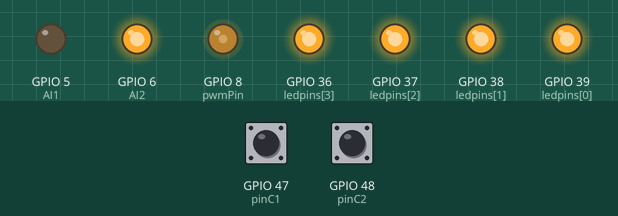
Recording of a program running on a simulated ESP32-S3. Shown: output pins drawn as LEDs (lit = HIGH). The test bench sets the inputs (shaded band); at power-on: GPIO 47 (pinC1) HIGH, GPIO 48 (pinC2) HIGH. What the program prints to the serial monitor is not drawn.

Above: at 0.1 s.
Timing chart, 0 to 1.6 s (numbered marks = the images above):
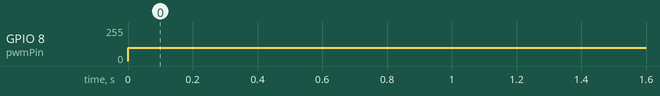

The program:

main.cpp
```cpp
#include <Arduino.h>
#include <Wire.h>
#include <esp32-hal-ledc.h>

// put function declarations here:
int AI1 = 5; // GPIO pin for AI1 (pin 5)
int AI2 = 6; // GPIO pin for AI2 (pin 6)
int pwmPin = 8; // GPIO pin for PWM (pin 12)
int pwmChannel = 0;  // LEDC channel (0-15)
int pwmFreq = 20000; // Frequency in Hz
int pwmResolution = 8; // Resolution in bits (0-255 for 8 bit res)
int pinC1 = 47; // GPIO pin for encoder channel 1
int pinC2 = 48; // GPIO pin for encoder channel 2
int prevState = 0;
int encoderPosition = 0; // Position of the encoder

int ledpins[] = {39, 38, 37, 36}; // GPIO pins for LEDs (pins 39, 38, 37, 36)

// Quadrature transition table: index = (prevState << 2) | state
// +1 = clockwise, -1 = counterclockwise, 0 = no move/invalid
const int8_t transitionTable[16] = {
  0,  -1,  1,   0,
  1,   0,   0,  -1,
  -1,  0,   0,   1,
  0,   1,  -1,   0
};

void setup() {
  Serial.begin(115200);
  pinMode(AI1, OUTPUT);
  pinMode(AI2, OUTPUT);
  pinMode(pinC1, INPUT_PULLUP);
  pinMode(pinC2, INPUT_PULLUP);

  pinMode(ledpins[0], OUTPUT);
  pinMode(ledpins[1], OUTPUT);
  pinMode(ledpins[2], OUTPUT);
  pinMode(ledpins[3], OUTPUT);
  digitalWrite(ledpins[0], HIGH);
  digitalWrite(ledpins[1], HIGH);
  digitalWrite(ledpins[2], HIGH);
  digitalWrite(ledpins[3], HIGH);

  ledcSetup(pwmChannel, pwmFreq, pwmResolution); // channel, freq, resolution
  ledcAttachPin(pwmPin, pwmChannel); // attach GPIO pin to LEDC channel


  digitalWrite(AI1, LOW);
  digitalWrite(AI2, HIGH); // Setting to spin in one direction

  prevState = (digitalRead(pinC1) << 1) | digitalRead(pinC2);
  Serial.println("Setup finished.");
}

void loop() {
  int c1 = digitalRead(pinC1);
  int c2 = digitalRead(pinC2);
  int state = (c1 << 1) | c2;

  ledcWrite(pwmChannel, 100);

  if (state != prevState) {
    int index = (prevState << 2) | state;
    int8_t delta = transitionTable[index];
    if (delta == 1) {
      encoderPosition++;
      //Serial.println("Encoder turned clockwise");
    } else if (delta == -1) {
      encoderPosition--;
      //Serial.println("Encoder turned counterclockwise");
    }
    prevState = state;
  }

  static unsigned long lastPrint = 0;
  if (millis() - lastPrint >= 200) {
    lastPrint = millis();
    Serial.printf("Encoder pos: %d, AI1: %d, AI2: %d\n", encoderPosition, digitalRead(AI1), digitalRead(AI2));
    Serial.printf("PWM duty: %d\n", ledcRead(pwmChannel));
  }

}
```

Measured:
- by itself, GPIO 8 (pwmPin): 0/255 → 100/255 at 0.00 s
